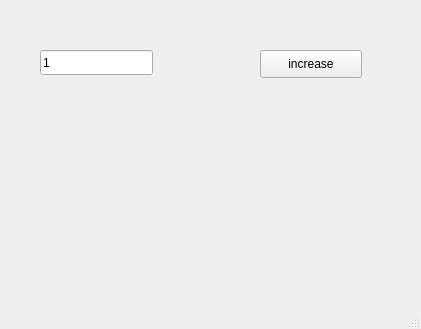
<?xml version="1.0" encoding="UTF-8"?>
<ui version="4.0">
 <class>MainWindow</class>
 <widget class="QMainWindow" name="MainWindow">
  <property name="geometry">
   <rect>
    <x>0</x>
    <y>0</y>
    <width>421</width>
    <height>329</height>
   </rect>
  </property>
  <property name="windowTitle">
   <string>MainWindow</string>
  </property>
  <widget class="QWidget" name="centralwidget">
   <widget class="QPushButton" name="pb">
    <property name="geometry">
     <rect>
      <x>260</x>
      <y>50</y>
      <width>102</width>
      <height>28</height>
     </rect>
    </property>
    <property name="text">
     <string>increase</string>
    </property>
   </widget>
   <widget class="QLineEdit" name="le">
    <property name="geometry">
     <rect>
      <x>40</x>
      <y>50</y>
      <width>113</width>
      <height>25</height>
     </rect>
    </property>
    <property name="text">
     <string>1</string>
    </property>
   </widget>
  </widget>
  <widget class="QMenuBar" name="menubar">
   <property name="geometry">
    <rect>
     <x>0</x>
     <y>0</y>
     <width>421</width>
     <height>26</height>
    </rect>
   </property>
  </widget>
  <widget class="QStatusBar" name="statusbar"/>
 </widget>
 <resources/>
 <connections/>
</ui>
